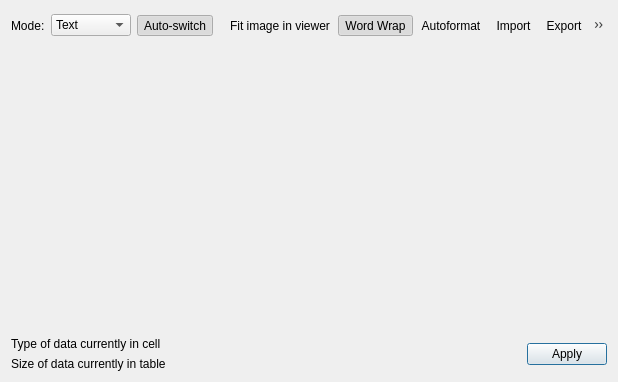
<?xml version="1.0" encoding="UTF-8"?>
<ui version="4.0">
 <class>EditDialog</class>
 <widget class="QDialog" name="EditDialog">
  <property name="geometry">
   <rect>
    <x>0</x>
    <y>0</y>
    <width>618</width>
    <height>382</height>
   </rect>
  </property>
  <property name="windowTitle">
   <string>Edit database cell</string>
  </property>
  <property name="whatsThis">
   <string>This area displays information about the data present in this database cell</string>
  </property>
  <layout class="QVBoxLayout" name="verticalLayout_5">
   <item>
    <layout class="QHBoxLayout" name="horizontalLayout">
     <item>
      <widget class="QLabel" name="labelMode">
       <property name="minimumSize">
        <size>
         <width>0</width>
         <height>0</height>
        </size>
       </property>
       <property name="text">
        <string>Mode:</string>
       </property>
       <property name="buddy">
        <cstring>comboMode</cstring>
       </property>
      </widget>
     </item>
     <item>
      <widget class="QComboBox" name="comboMode">
       <property name="minimumSize">
        <size>
         <width>0</width>
         <height>0</height>
        </size>
       </property>
       <property name="whatsThis">
        <string>This is the list of supported modes for the cell editor. Choose a mode for viewing or editing the data of the current cell.</string>
       </property>
       <item>
        <property name="text">
         <string>Text</string>
        </property>
       </item>
       <item>
        <property name="text">
         <string>RTL Text</string>
        </property>
       </item>
       <item>
        <property name="text">
         <string>Binary</string>
        </property>
       </item>
       <item>
        <property name="text">
         <string>Image</string>
        </property>
       </item>
       <item>
        <property name="text">
         <string>JSON</string>
        </property>
       </item>
       <item>
        <property name="text">
         <string>XML</string>
        </property>
       </item>
      </widget>
     </item>
     <item>
      <widget class="QToolButton" name="buttonAutoSwitchMode">
       <property name="toolTip">
        <string>Automatically adjust the editor mode to the loaded data type</string>
       </property>
       <property name="statusTip">
        <string>Automatically adjust the editor mode to the loaded data type</string>
       </property>
       <property name="whatsThis">
        <string>This checkable button enables or disables the automatic switching of the editor mode. When a new cell is selected or new data is imported and the automatic switching is enabled, the mode adjusts to the detected data type. You can then change the editor mode manually. If you want to keep this manually switched mode while moving through the cells, switch the button off.</string>
       </property>
       <property name="text">
        <string>Auto-switch</string>
       </property>
       <property name="icon">
        <iconset resource="icons/icons.qrc">
         <normaloff>:/icons/keyword</normaloff>
         <normalon>:/icons/cog_go.png</normalon>:/icons/keyword</iconset>
       </property>
       <property name="checkable">
        <bool>true</bool>
       </property>
       <property name="checked">
        <bool>true</bool>
       </property>
      </widget>
     </item>
     <item>
      <spacer name="horizontalSpacer">
       <property name="orientation">
        <enum>Qt::Horizontal</enum>
       </property>
       <property name="sizeHint" stdset="0">
        <size>
         <width>0</width>
         <height>0</height>
        </size>
       </property>
      </spacer>
     </item>
     <item>
      <widget class="QToolBar" name="editCellToolbar">
       <addaction name="actionFitImage"/>
       <addaction name="actionWordWrap"/>
       <addaction name="actionIndent"/>
       <addaction name="actionImport"/>
       <addaction name="actionExport"/>
       <addaction name="actionOpenInExternal"/>
       <addaction name="actionOpenInApp"/>
       <addaction name="actionNull"/>
       <addaction name="actionPrint"/>
      </widget>
     </item>
    </layout>
   </item>
   <item>
    <widget class="QStackedWidget" name="editorStack">
     <property name="currentIndex">
      <number>0</number>
     </property>
     <widget class="QWidget" name="editorSci">
      <property name="whatsThis">
       <string>The text editor modes let you edit plain text, as well as JSON or XML data with syntax highlighting, automatic formatting and validation before saving.

Errors are indicated with a red squiggle underline.</string>
      </property>
     </widget>
     <widget class="QWidget" name="rtlVerticalLayout">
      <layout class="QVBoxLayout" name="verticalLayout_3">
       <item>
        <widget class="QTextEdit" name="qtEdit">
         <property name="font">
          <font>
           <family>Monospace</family>
          </font>
         </property>
         <property name="whatsThis">
          <string>This Qt editor is used for right-to-left scripts, which are not supported by the default Text editor. The presence of right-to-left characters is detected and this editor mode is automatically selected.</string>
         </property>
         <property name="acceptRichText">
          <bool>false</bool>
         </property>
        </widget>
       </item>
      </layout>
     </widget>
     <widget class="QWidget" name="editorBinary">
      <property name="contextMenuPolicy">
       <enum>Qt::ActionsContextMenu</enum>
      </property>
     </widget>
     <widget class="QScrollArea" name="editorImageScrollArea">
      <property name="widgetResizable">
       <bool>true</bool>
      </property>
      <widget class="QWidget" name="scrollAreaWidgetContents">
       <property name="geometry">
        <rect>
         <x>0</x>
         <y>0</y>
         <width>84</width>
         <height>35</height>
        </rect>
       </property>
       <layout class="QVBoxLayout" name="verticalLayout_2">
        <item>
         <widget class="QLabel" name="editorImage">
          <property name="contextMenuPolicy">
           <enum>Qt::ActionsContextMenu</enum>
          </property>
          <property name="text">
           <string/>
          </property>
         </widget>
        </item>
       </layout>
      </widget>
     </widget>
    </widget>
   </item>
   <item>
    <layout class="QHBoxLayout" name="horizontalLayout_2">
     <item>
      <layout class="QVBoxLayout" name="verticalLayout">
       <item>
        <widget class="QLabel" name="labelType">
         <property name="sizePolicy">
          <sizepolicy hsizetype="MinimumExpanding" vsizetype="Preferred">
           <horstretch>0</horstretch>
           <verstretch>0</verstretch>
          </sizepolicy>
         </property>
         <property name="minimumSize">
          <size>
           <width>100</width>
           <height>0</height>
          </size>
         </property>
         <property name="text">
          <string>Type of data currently in cell</string>
         </property>
         <property name="wordWrap">
          <bool>true</bool>
         </property>
        </widget>
       </item>
       <item>
        <widget class="QLabel" name="labelSize">
         <property name="sizePolicy">
          <sizepolicy hsizetype="MinimumExpanding" vsizetype="Preferred">
           <horstretch>0</horstretch>
           <verstretch>0</verstretch>
          </sizepolicy>
         </property>
         <property name="minimumSize">
          <size>
           <width>100</width>
           <height>0</height>
          </size>
         </property>
         <property name="text">
          <string>Size of data currently in table</string>
         </property>
         <property name="textFormat">
          <enum>Qt::PlainText</enum>
         </property>
         <property name="wordWrap">
          <bool>true</bool>
         </property>
        </widget>
       </item>
      </layout>
     </item>
     <item>
      <widget class="QPushButton" name="buttonApply">
       <property name="sizePolicy">
        <sizepolicy hsizetype="Preferred" vsizetype="Fixed">
         <horstretch>0</horstretch>
         <verstretch>0</verstretch>
        </sizepolicy>
       </property>
       <property name="toolTip">
        <string>Apply data to cell</string>
       </property>
       <property name="whatsThis">
        <string>This button saves the changes performed in the cell editor to the database cell.</string>
       </property>
       <property name="text">
        <string>Apply</string>
       </property>
       <property name="default">
        <bool>true</bool>
       </property>
      </widget>
     </item>
    </layout>
   </item>
  </layout>
  <action name="actionPrintImage">
   <property name="icon">
    <iconset resource="icons/icons.qrc">
     <normaloff>:/icons/print</normaloff>:/icons/print</iconset>
   </property>
   <property name="text">
    <string>Print...</string>
   </property>
   <property name="toolTip">
    <string>Open preview dialog for printing displayed image</string>
   </property>
   <property name="shortcut">
    <string>Ctrl+P</string>
   </property>
  </action>
  <action name="actionPrint">
   <property name="icon">
    <iconset resource="icons/icons.qrc">
     <normaloff>:/icons/print</normaloff>:/icons/print</iconset>
   </property>
   <property name="text">
    <string>Print...</string>
   </property>
   <property name="toolTip">
    <string>Open preview dialog for printing displayed text</string>
   </property>
   <property name="whatsThis">
    <string>Open preview dialog for printing the data currently stored in the cell</string>
   </property>
   <property name="shortcut">
    <string>Ctrl+P</string>
   </property>
   <property name="shortcutContext">
    <enum>Qt::WidgetShortcut</enum>
   </property>
  </action>
  <action name="actionCopyHexAscii">
   <property name="icon">
    <iconset resource="icons/icons.qrc">
     <normaloff>:/icons/special_copy</normaloff>:/icons/special_copy</iconset>
   </property>
   <property name="text">
    <string>Copy Hex and ASCII</string>
   </property>
   <property name="toolTip">
    <string>Copy selected hexadecimal and ASCII columns to the clipboard</string>
   </property>
   <property name="shortcut">
    <string>Ctrl+Shift+C</string>
   </property>
  </action>
  <action name="actionIndent">
   <property name="checkable">
    <bool>true</bool>
   </property>
   <property name="icon">
    <iconset resource="icons/icons.qrc">
     <normaloff>:/icons/text_indent</normaloff>:/icons/text_indent</iconset>
   </property>
   <property name="text">
    <string>Autoformat</string>
   </property>
   <property name="toolTip">
    <string>Auto-format: pretty print on loading, compact on saving.</string>
   </property>
   <property name="whatsThis">
    <string>When enabled, the auto-format feature formats the data on loading, breaking the text in lines and indenting it for maximum readability. On data saving, the auto-format feature compacts the data removing end of lines, and unnecessary whitespace.</string>
   </property>
  </action>
  <action name="actionExport">
   <property name="icon">
    <iconset resource="icons/icons.qrc">
     <normaloff>:/icons/save_sql</normaloff>:/icons/save_sql</iconset>
   </property>
   <property name="text">
    <string>&amp;Export...</string>
   </property>
   <property name="toolTip">
    <string>Export to file</string>
   </property>
   <property name="whatsThis">
    <string>Opens a file dialog used to export the contents of this database cell to a file.</string>
   </property>
  </action>
  <action name="actionImport">
   <property name="icon">
    <iconset resource="icons/icons.qrc">
     <normaloff>:/icons/document_open</normaloff>:/icons/document_open</iconset>
   </property>
   <property name="text">
    <string>&amp;Import...</string>
   </property>
   <property name="toolTip">
    <string>Import from file</string>
   </property>
   <property name="whatsThis">
    <string>Opens a file dialog used to import any kind of data to this database cell.</string>
   </property>
  </action>
  <action name="actionNull">
   <property name="icon">
    <iconset resource="icons/icons.qrc">
     <normaloff>:/icons/set_to_null</normaloff>:/icons/set_to_null</iconset>
   </property>
   <property name="text">
    <string>Set as &amp;NULL</string>
   </property>
   <property name="whatsThis">
    <string>Erases the contents of the cell</string>
   </property>
  </action>
  <action name="actionWordWrap">
   <property name="checkable">
    <bool>true</bool>
   </property>
   <property name="checked">
    <bool>true</bool>
   </property>
   <property name="icon">
    <iconset resource="icons/icons.qrc">
     <normaloff>:/icons/word_wrap</normaloff>:/icons/word_wrap</iconset>
   </property>
   <property name="text">
    <string>Word Wrap</string>
   </property>
   <property name="toolTip">
    <string>Wrap lines on word boundaries</string>
   </property>
  </action>
  <action name="actionOpenInApp">
   <property name="icon">
    <iconset resource="icons/icons.qrc">
     <normaloff>:/icons/open_in_app</normaloff>:/icons/open_in_app</iconset>
   </property>
   <property name="text">
    <string>Open in default application or browser</string>
   </property>
   <property name="iconText">
    <string>Open in application</string>
   </property>
   <property name="toolTip">
    <string>Open in default application or browser</string>
   </property>
   <property name="whatsThis">
    <string>The value is interpreted as a file or URL and opened in the default application or web browser.</string>
   </property>
  </action>
  <action name="actionImportAsLink">
   <property name="icon">
    <iconset resource="icons/icons.qrc">
     <normaloff>:/icons/document_link</normaloff>:/icons/document_link</iconset>
   </property>
   <property name="text">
    <string>Save file reference...</string>
   </property>
   <property name="toolTip">
    <string>Save reference to file</string>
   </property>
  </action>
  <action name="actionImportInMenu">
   <property name="icon">
    <iconset resource="icons/icons.qrc">
     <normaloff>:/icons/document_open</normaloff>:/icons/document_open</iconset>
   </property>
   <property name="text">
    <string>&amp;Import...</string>
   </property>
   <property name="toolTip">
    <string>Import from file</string>
   </property>
   <property name="whatsThis">
    <string>Opens a file dialog used to import any kind of data to this database cell.</string>
   </property>
  </action>
  <action name="actionOpenInExternal">
   <property name="icon">
    <iconset resource="icons/icons.qrc">
     <normaloff>:/icons/open_data_in_app</normaloff>:/icons/open_data_in_app</iconset>
   </property>
   <property name="text">
    <string>Open in external application</string>
   </property>
   <property name="toolTip">
    <string>Open in external application</string>
   </property>
  </action>
  <action name="actionFitImage">
   <property name="checkable">
    <bool>true</bool>
   </property>
   <property name="icon">
    <iconset resource="icons/icons.qrc">
     <normaloff>:/icons/fit_image</normaloff>:/icons/fit_image</iconset>
   </property>
   <property name="text">
    <string>Fit image in viewer</string>
   </property>
   <property name="toolTip">
    <string>Scale image to fit in the viewer</string>
   </property>
  </action>
 </widget>
 <tabstops>
  <tabstop>comboMode</tabstop>
  <tabstop>buttonAutoSwitchMode</tabstop>
  <tabstop>buttonApply</tabstop>
 </tabstops>
 <resources>
  <include location="icons/icons.qrc"/>
 </resources>
 <connections>
  <connection>
   <sender>buttonApply</sender>
   <signal>clicked()</signal>
   <receiver>EditDialog</receiver>
   <slot>accept()</slot>
   <hints>
    <hint type="sourcelabel">
     <x>605</x>
     <y>358</y>
    </hint>
    <hint type="destinationlabel">
     <x>241</x>
     <y>406</y>
    </hint>
   </hints>
  </connection>
  <connection>
   <sender>comboMode</sender>
   <signal>currentIndexChanged(int)</signal>
   <receiver>EditDialog</receiver>
   <slot>editModeChanged(int)</slot>
   <hints>
    <hint type="sourcelabel">
     <x>71</x>
     <y>27</y>
    </hint>
    <hint type="destinationlabel">
     <x>201</x>
     <y>431</y>
    </hint>
   </hints>
  </connection>
  <connection>
   <sender>qtEdit</sender>
   <signal>textChanged()</signal>
   <receiver>EditDialog</receiver>
   <slot>editTextChanged()</slot>
   <hints>
    <hint type="sourcelabel">
     <x>279</x>
     <y>191</y>
    </hint>
    <hint type="destinationlabel">
     <x>339</x>
     <y>335</y>
    </hint>
   </hints>
  </connection>
  <connection>
   <sender>actionIndent</sender>
   <signal>toggled(bool)</signal>
   <receiver>EditDialog</receiver>
   <slot>setMustIndentAndCompact(bool)</slot>
   <hints>
    <hint type="sourcelabel">
     <x>-1</x>
     <y>-1</y>
    </hint>
    <hint type="destinationlabel">
     <x>308</x>
     <y>190</y>
    </hint>
   </hints>
  </connection>
  <connection>
   <sender>buttonAutoSwitchMode</sender>
   <signal>toggled(bool)</signal>
   <receiver>EditDialog</receiver>
   <slot>switchEditorMode(bool)</slot>
   <hints>
    <hint type="sourcelabel">
     <x>162</x>
     <y>33</y>
    </hint>
    <hint type="destinationlabel">
     <x>308</x>
     <y>190</y>
    </hint>
   </hints>
  </connection>
  <connection>
   <sender>actionPrintImage</sender>
   <signal>triggered()</signal>
   <receiver>EditDialog</receiver>
   <slot>openPrintImageDialog()</slot>
   <hints>
    <hint type="sourcelabel">
     <x>-1</x>
     <y>-1</y>
    </hint>
    <hint type="destinationlabel">
     <x>308</x>
     <y>190</y>
    </hint>
   </hints>
  </connection>
  <connection>
   <sender>actionPrint</sender>
   <signal>triggered()</signal>
   <receiver>EditDialog</receiver>
   <slot>openPrintDialog()</slot>
   <hints>
    <hint type="sourcelabel">
     <x>-1</x>
     <y>-1</y>
    </hint>
    <hint type="destinationlabel">
     <x>308</x>
     <y>190</y>
    </hint>
   </hints>
  </connection>
  <connection>
   <sender>actionCopyHexAscii</sender>
   <signal>triggered()</signal>
   <receiver>EditDialog</receiver>
   <slot>copyHexAscii()</slot>
   <hints>
    <hint type="sourcelabel">
     <x>-1</x>
     <y>-1</y>
    </hint>
    <hint type="destinationlabel">
     <x>308</x>
     <y>190</y>
    </hint>
   </hints>
  </connection>
  <connection>
   <sender>actionNull</sender>
   <signal>triggered()</signal>
   <receiver>EditDialog</receiver>
   <slot>setNull()</slot>
   <hints>
    <hint type="sourcelabel">
     <x>-1</x>
     <y>-1</y>
    </hint>
    <hint type="destinationlabel">
     <x>308</x>
     <y>190</y>
    </hint>
   </hints>
  </connection>
  <connection>
   <sender>actionImport</sender>
   <signal>triggered()</signal>
   <receiver>EditDialog</receiver>
   <slot>importData()</slot>
   <hints>
    <hint type="sourcelabel">
     <x>-1</x>
     <y>-1</y>
    </hint>
    <hint type="destinationlabel">
     <x>308</x>
     <y>190</y>
    </hint>
   </hints>
  </connection>
  <connection>
   <sender>actionExport</sender>
   <signal>triggered()</signal>
   <receiver>EditDialog</receiver>
   <slot>exportData()</slot>
   <hints>
    <hint type="sourcelabel">
     <x>-1</x>
     <y>-1</y>
    </hint>
    <hint type="destinationlabel">
     <x>308</x>
     <y>190</y>
    </hint>
   </hints>
  </connection>
  <connection>
   <sender>actionWordWrap</sender>
   <signal>toggled(bool)</signal>
   <receiver>EditDialog</receiver>
   <slot>setWordWrapping(bool)</slot>
   <hints>
    <hint type="sourcelabel">
     <x>-1</x>
     <y>-1</y>
    </hint>
    <hint type="destinationlabel">
     <x>308</x>
     <y>190</y>
    </hint>
   </hints>
  </connection>
  <connection>
   <sender>actionImportInMenu</sender>
   <signal>triggered()</signal>
   <receiver>EditDialog</receiver>
   <slot>importData()</slot>
   <hints>
    <hint type="sourcelabel">
     <x>-1</x>
     <y>-1</y>
    </hint>
    <hint type="destinationlabel">
     <x>308</x>
     <y>190</y>
    </hint>
   </hints>
  </connection>
  <connection>
   <sender>actionFitImage</sender>
   <signal>toggled(bool)</signal>
   <receiver>EditDialog</receiver>
   <slot>setFitImage(bool)</slot>
   <hints>
    <hint type="sourcelabel">
     <x>-1</x>
     <y>-1</y>
    </hint>
    <hint type="destinationlabel">
     <x>308</x>
     <y>190</y>
    </hint>
   </hints>
  </connection>
 </connections>
 <slots>
  <slot>importData()</slot>
  <slot>exportData()</slot>
  <slot>editTextChanged()</slot>
  <slot>editModeChanged(int)</slot>
  <slot>setNull()</slot>
  <slot>setFitImage(bool)</slot>
 </slots>
</ui>
